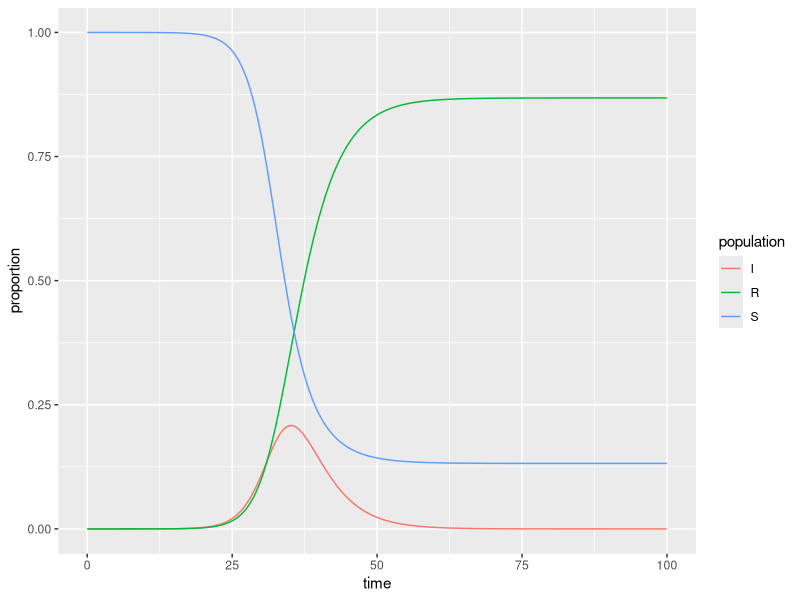

Write R code to recreate this figure.
## ---- chunk 1
knitr::opts_chunk$set(echo = TRUE)
library(tidyverse)
library(deSolve)
## ---- chunk 2
### Specify parameters

## Proportion in each compartment: Susceptible 0.999999, Infected 0.000001, Recovered 0 (these are directly from the example linked above)
init <- c(S = 1-1e-6, I = 1e-6, R = 0.0)

## beta: infection parameter; gamma: recovery parameter
parameters <- c(beta = 0.7, gamma = 0.3)

## Time frame
times      <- seq(0, 100, by = 0.5)
## ---- chunk 3
## Build the function with all 
sir <- function(time, state, parameters) {

  with(as.list(c(state, parameters)), {

    dS <- -beta * S * I
    dI <-  beta * S * I - gamma * I
    dR <-  gamma * I
    
    return(list(c(dS, dI, dR)))
  })
}
## ---- chunk 4
## Solve using `deSolve::ode()`
approximation <- ode(y = init, times = times, func = sir, parms = parameters)
## ---- chunk 5
## Get output into a data frame
approx_df <- as.data.frame(approximation)

## Pivot longer so R will do the work for us: 
approx_long <- approx_df %>% 
  pivot_longer(cols = S:R, names_to = "population", values_to = "proportion")

## ---- chunk 6
ggplot(data = approx_long, aes(x = time, y = proportion)) +
  geom_line(aes(color = population))
